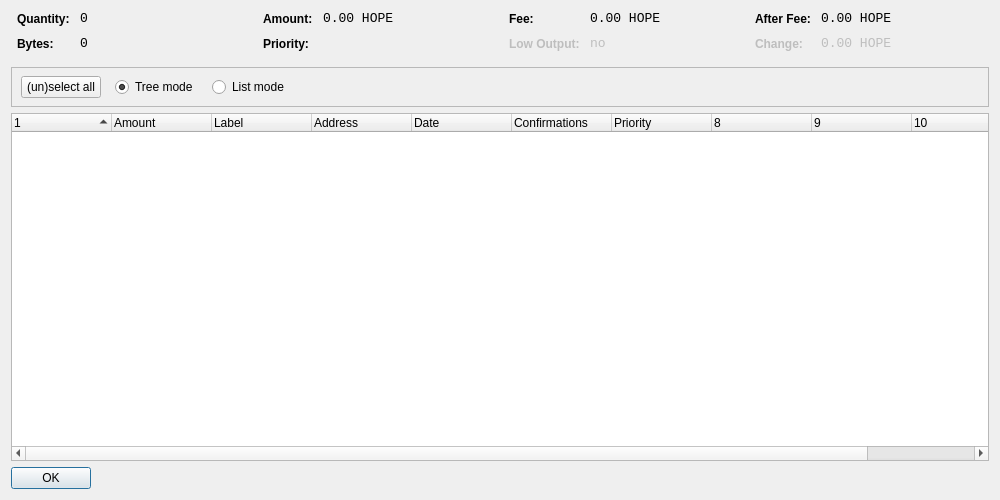
<?xml version="1.0" encoding="UTF-8"?>
<ui version="4.0">
 <class>CoinControlDialog</class>
 <widget class="QDialog" name="CoinControlDialog">
  <property name="geometry">
   <rect>
    <x>0</x>
    <y>0</y>
    <width>1000</width>
    <height>500</height>
   </rect>
  </property>
  <property name="windowTitle">
   <string>Coin Control</string>
  </property>
  <layout class="QVBoxLayout" name="verticalLayout">
   <item>
    <layout class="QHBoxLayout" name="horizontalLayoutTop" stretch="0,0,0,0">
     <property name="topMargin">
      <number>0</number>
     </property>
     <property name="bottomMargin">
      <number>10</number>
     </property>
     <item>
      <layout class="QFormLayout" name="formLayoutCoinControl1">
       <property name="horizontalSpacing">
        <number>10</number>
       </property>
       <property name="verticalSpacing">
        <number>10</number>
       </property>
       <property name="leftMargin">
        <number>6</number>
       </property>
       <property name="rightMargin">
        <number>6</number>
       </property>
       <item row="0" column="0">
        <widget class="QLabel" name="labelCoinControlQuantityText">
         <property name="styleSheet">
          <string notr="true">font-weight:bold;</string>
         </property>
         <property name="text">
          <string>Quantity:</string>
         </property>
        </widget>
       </item>
       <item row="0" column="1">
        <widget class="QLabel" name="labelCoinControlQuantity">
         <property name="font">
          <font>
           <family>Monospace</family>
           <pointsize>10</pointsize>
          </font>
         </property>
         <property name="cursor">
          <cursorShape>IBeamCursor</cursorShape>
         </property>
         <property name="contextMenuPolicy">
          <enum>Qt::ActionsContextMenu</enum>
         </property>
         <property name="text">
          <string notr="true">0</string>
         </property>
         <property name="textInteractionFlags">
          <set>Qt::LinksAccessibleByMouse|Qt::TextSelectableByKeyboard|Qt::TextSelectableByMouse</set>
         </property>
        </widget>
       </item>
       <item row="1" column="0">
        <widget class="QLabel" name="labelCoinControlBytesText">
         <property name="styleSheet">
          <string notr="true">font-weight:bold;</string>
         </property>
         <property name="text">
          <string>Bytes:</string>
         </property>
        </widget>
       </item>
       <item row="1" column="1">
        <widget class="QLabel" name="labelCoinControlBytes">
         <property name="font">
          <font>
           <family>Monospace</family>
           <pointsize>10</pointsize>
          </font>
         </property>
         <property name="cursor">
          <cursorShape>IBeamCursor</cursorShape>
         </property>
         <property name="contextMenuPolicy">
          <enum>Qt::ActionsContextMenu</enum>
         </property>
         <property name="text">
          <string notr="true">0</string>
         </property>
         <property name="textInteractionFlags">
          <set>Qt::LinksAccessibleByMouse|Qt::TextSelectableByKeyboard|Qt::TextSelectableByMouse</set>
         </property>
        </widget>
       </item>
      </layout>
     </item>
     <item>
      <layout class="QFormLayout" name="formLayoutCoinControl2">
       <property name="horizontalSpacing">
        <number>10</number>
       </property>
       <property name="verticalSpacing">
        <number>10</number>
       </property>
       <property name="leftMargin">
        <number>6</number>
       </property>
       <property name="rightMargin">
        <number>6</number>
       </property>
       <item row="0" column="0">
        <widget class="QLabel" name="labelCoinControlAmountText">
         <property name="styleSheet">
          <string notr="true">font-weight:bold;</string>
         </property>
         <property name="text">
          <string>Amount:</string>
         </property>
        </widget>
       </item>
       <item row="0" column="1">
        <widget class="QLabel" name="labelCoinControlAmount">
         <property name="font">
          <font>
           <family>Monospace</family>
           <pointsize>10</pointsize>
          </font>
         </property>
         <property name="cursor">
          <cursorShape>IBeamCursor</cursorShape>
         </property>
         <property name="contextMenuPolicy">
          <enum>Qt::ActionsContextMenu</enum>
         </property>
         <property name="text">
          <string notr="true">0.00 HOPE</string>
         </property>
         <property name="textInteractionFlags">
          <set>Qt::LinksAccessibleByMouse|Qt::TextSelectableByKeyboard|Qt::TextSelectableByMouse</set>
         </property>
        </widget>
       </item>
       <item row="1" column="0">
        <widget class="QLabel" name="labelCoinControlPriorityText">
         <property name="styleSheet">
          <string notr="true">font-weight:bold;</string>
         </property>
         <property name="text">
          <string>Priority:</string>
         </property>
        </widget>
       </item>
       <item row="1" column="1">
        <widget class="QLabel" name="labelCoinControlPriority">
         <property name="font">
          <font>
           <family>Monospace</family>
           <pointsize>10</pointsize>
          </font>
         </property>
         <property name="cursor">
          <cursorShape>IBeamCursor</cursorShape>
         </property>
         <property name="contextMenuPolicy">
          <enum>Qt::ActionsContextMenu</enum>
         </property>
         <property name="text">
          <string/>
         </property>
         <property name="textInteractionFlags">
          <set>Qt::LinksAccessibleByMouse|Qt::TextSelectableByKeyboard|Qt::TextSelectableByMouse</set>
         </property>
        </widget>
       </item>
      </layout>
     </item>
     <item>
      <layout class="QFormLayout" name="formLayoutCoinControl3">
       <property name="horizontalSpacing">
        <number>10</number>
       </property>
       <property name="verticalSpacing">
        <number>10</number>
       </property>
       <property name="leftMargin">
        <number>6</number>
       </property>
       <property name="rightMargin">
        <number>6</number>
       </property>
       <item row="0" column="0">
        <widget class="QLabel" name="labelCoinControlFeeText">
         <property name="styleSheet">
          <string notr="true">font-weight:bold;</string>
         </property>
         <property name="text">
          <string>Fee:</string>
         </property>
        </widget>
       </item>
       <item row="0" column="1">
        <widget class="QLabel" name="labelCoinControlFee">
         <property name="font">
          <font>
           <family>Monospace</family>
           <pointsize>10</pointsize>
          </font>
         </property>
         <property name="cursor">
          <cursorShape>IBeamCursor</cursorShape>
         </property>
         <property name="contextMenuPolicy">
          <enum>Qt::ActionsContextMenu</enum>
         </property>
         <property name="text">
          <string notr="true">0.00 HOPE</string>
         </property>
         <property name="textInteractionFlags">
          <set>Qt::LinksAccessibleByMouse|Qt::TextSelectableByKeyboard|Qt::TextSelectableByMouse</set>
         </property>
        </widget>
       </item>
       <item row="1" column="0">
        <widget class="QLabel" name="labelCoinControlLowOutputText">
         <property name="enabled">
          <bool>false</bool>
         </property>
         <property name="styleSheet">
          <string notr="true">font-weight:bold;</string>
         </property>
         <property name="text">
          <string>Low Output:</string>
         </property>
        </widget>
       </item>
       <item row="1" column="1">
        <widget class="QLabel" name="labelCoinControlLowOutput">
         <property name="enabled">
          <bool>false</bool>
         </property>
         <property name="font">
          <font>
           <family>Monospace</family>
           <pointsize>10</pointsize>
          </font>
         </property>
         <property name="cursor">
          <cursorShape>IBeamCursor</cursorShape>
         </property>
         <property name="contextMenuPolicy">
          <enum>Qt::ActionsContextMenu</enum>
         </property>
         <property name="text">
          <string notr="true">no</string>
         </property>
         <property name="textInteractionFlags">
          <set>Qt::LinksAccessibleByMouse|Qt::TextSelectableByKeyboard|Qt::TextSelectableByMouse</set>
         </property>
        </widget>
       </item>
      </layout>
     </item>
     <item>
      <layout class="QFormLayout" name="formLayoutCoinControl4">
       <property name="horizontalSpacing">
        <number>10</number>
       </property>
       <property name="verticalSpacing">
        <number>10</number>
       </property>
       <property name="leftMargin">
        <number>6</number>
       </property>
       <property name="rightMargin">
        <number>6</number>
       </property>
       <item row="0" column="0">
        <widget class="QLabel" name="labelCoinControlAfterFeeText">
         <property name="styleSheet">
          <string notr="true">font-weight:bold;</string>
         </property>
         <property name="text">
          <string>After Fee:</string>
         </property>
        </widget>
       </item>
       <item row="0" column="1">
        <widget class="QLabel" name="labelCoinControlAfterFee">
         <property name="font">
          <font>
           <family>Monospace</family>
           <pointsize>10</pointsize>
          </font>
         </property>
         <property name="cursor">
          <cursorShape>IBeamCursor</cursorShape>
         </property>
         <property name="contextMenuPolicy">
          <enum>Qt::ActionsContextMenu</enum>
         </property>
         <property name="text">
          <string notr="true">0.00 HOPE</string>
         </property>
         <property name="textInteractionFlags">
          <set>Qt::LinksAccessibleByMouse|Qt::TextSelectableByKeyboard|Qt::TextSelectableByMouse</set>
         </property>
        </widget>
       </item>
       <item row="1" column="0">
        <widget class="QLabel" name="labelCoinControlChangeText">
         <property name="enabled">
          <bool>false</bool>
         </property>
         <property name="styleSheet">
          <string notr="true">font-weight:bold;</string>
         </property>
         <property name="text">
          <string>Change:</string>
         </property>
        </widget>
       </item>
       <item row="1" column="1">
        <widget class="QLabel" name="labelCoinControlChange">
         <property name="enabled">
          <bool>false</bool>
         </property>
         <property name="font">
          <font>
           <family>Monospace</family>
           <pointsize>10</pointsize>
          </font>
         </property>
         <property name="cursor">
          <cursorShape>IBeamCursor</cursorShape>
         </property>
         <property name="contextMenuPolicy">
          <enum>Qt::ActionsContextMenu</enum>
         </property>
         <property name="text">
          <string notr="true">0.00 HOPE</string>
         </property>
         <property name="textInteractionFlags">
          <set>Qt::LinksAccessibleByMouse|Qt::TextSelectableByKeyboard|Qt::TextSelectableByMouse</set>
         </property>
        </widget>
       </item>
      </layout>
     </item>
    </layout>
   </item>
   <item>
    <widget class="QFrame" name="frame">
     <property name="minimumSize">
      <size>
       <width>0</width>
       <height>40</height>
      </size>
     </property>
     <property name="frameShape">
      <enum>QFrame::StyledPanel</enum>
     </property>
     <property name="frameShadow">
      <enum>QFrame::Sunken</enum>
     </property>
     <widget class="QWidget" name="horizontalLayoutWidget">
      <property name="geometry">
       <rect>
        <x>10</x>
        <y>0</y>
        <width>781</width>
        <height>41</height>
       </rect>
      </property>
      <layout class="QHBoxLayout" name="horizontalLayoutPanel" stretch="0,0,0,0,0">
       <property name="spacing">
        <number>14</number>
       </property>
       <item>
        <widget class="QPushButton" name="pushButtonSelectAll">
         <property name="sizePolicy">
          <sizepolicy hsizetype="Maximum" vsizetype="Fixed">
           <horstretch>0</horstretch>
           <verstretch>0</verstretch>
          </sizepolicy>
         </property>
         <property name="text">
          <string>(un)select all</string>
         </property>
        </widget>
       </item>
       <item>
        <widget class="QRadioButton" name="radioTreeMode">
         <property name="sizePolicy">
          <sizepolicy hsizetype="Maximum" vsizetype="Fixed">
           <horstretch>0</horstretch>
           <verstretch>0</verstretch>
          </sizepolicy>
         </property>
         <property name="text">
          <string>Tree mode</string>
         </property>
         <property name="checked">
          <bool>true</bool>
         </property>
        </widget>
       </item>
       <item>
        <widget class="QRadioButton" name="radioListMode">
         <property name="sizePolicy">
          <sizepolicy hsizetype="Maximum" vsizetype="Fixed">
           <horstretch>0</horstretch>
           <verstretch>0</verstretch>
          </sizepolicy>
         </property>
         <property name="text">
          <string>List mode</string>
         </property>
        </widget>
       </item>
       <item>
        <spacer name="horizontalSpacer">
         <property name="orientation">
          <enum>Qt::Horizontal</enum>
         </property>
         <property name="sizeHint" stdset="0">
          <size>
           <width>40</width>
           <height>20</height>
          </size>
         </property>
        </spacer>
       </item>
      </layout>
     </widget>
    </widget>
   </item>
   <item>
    <widget class="CoinControlTreeWidget" name="treeWidget">
     <property name="contextMenuPolicy">
      <enum>Qt::CustomContextMenu</enum>
     </property>
     <property name="sortingEnabled">
      <bool>false</bool>
     </property>
     <property name="columnCount">
      <number>11</number>
     </property>
     <attribute name="headerShowSortIndicator" stdset="0">
      <bool>true</bool>
     </attribute>
     <attribute name="headerStretchLastSection">
      <bool>false</bool>
     </attribute>
     <column>
      <property name="text">
       <string/>
      </property>
     </column>
     <column>
      <property name="text">
       <string>Amount</string>
      </property>
     </column>
     <column>
      <property name="text">
       <string>Label</string>
      </property>
     </column>
     <column>
      <property name="text">
       <string>Address</string>
      </property>
     </column>
     <column>
      <property name="text">
       <string>Date</string>
      </property>
     </column>
     <column>
      <property name="text">
       <string>Confirmations</string>
      </property>
      <property name="toolTip">
       <string>Confirmed</string>
      </property>
     </column>
     <column>
      <property name="text">
       <string>Priority</string>
      </property>
     </column>
     <column>
      <property name="text">
       <string/>
      </property>
     </column>
     <column>
      <property name="text">
       <string/>
      </property>
     </column>
     <column>
      <property name="text">
       <string/>
      </property>
     </column>
     <column>
      <property name="text">
       <string/>
      </property>
     </column>
    </widget>
   </item>
   <item>
    <widget class="QDialogButtonBox" name="buttonBox">
     <property name="sizePolicy">
      <sizepolicy hsizetype="Maximum" vsizetype="Fixed">
       <horstretch>0</horstretch>
       <verstretch>0</verstretch>
      </sizepolicy>
     </property>
     <property name="orientation">
      <enum>Qt::Horizontal</enum>
     </property>
     <property name="standardButtons">
      <set>QDialogButtonBox::Ok</set>
     </property>
    </widget>
   </item>
  </layout>
 </widget>
 <customwidgets>
  <customwidget>
   <class>CoinControlTreeWidget</class>
   <extends>QTreeWidget</extends>
   <header>coincontroltreewidget.h</header>
  </customwidget>
 </customwidgets>
 <resources/>
 <connections/>
</ui>
